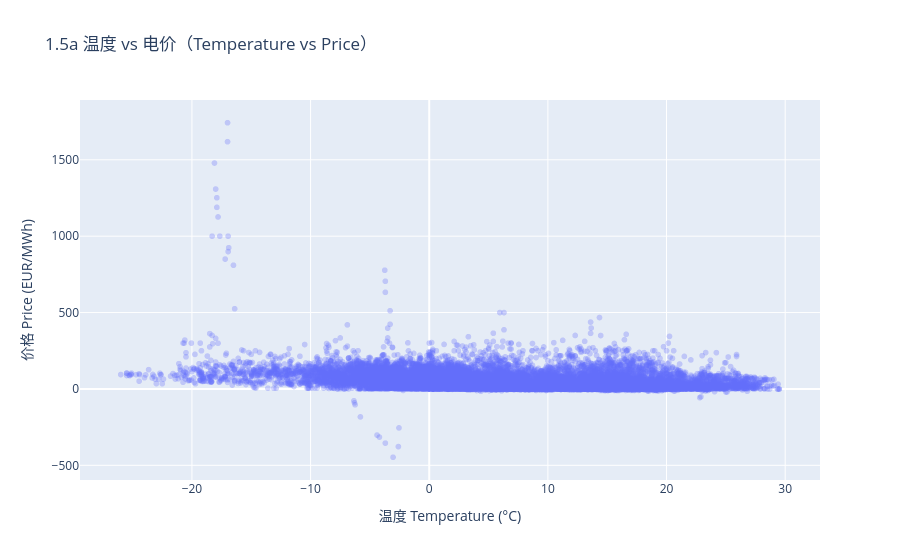
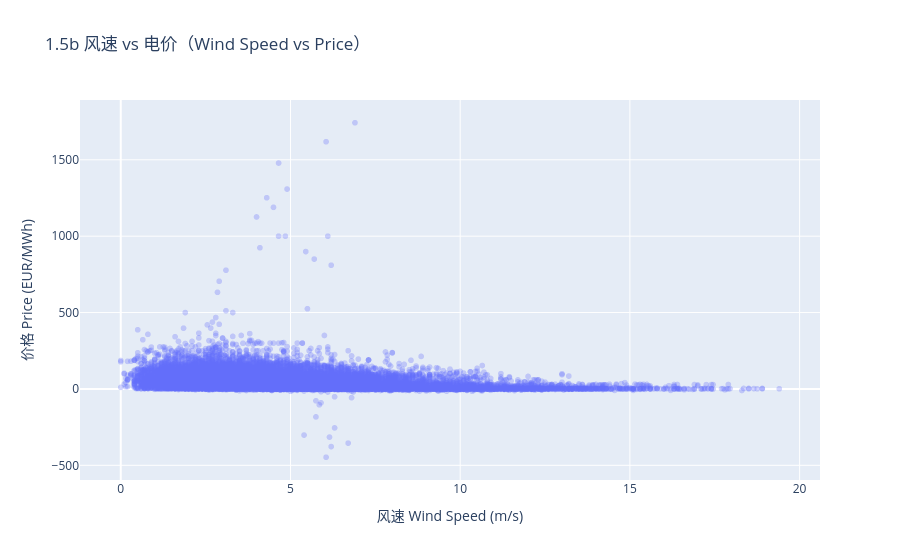

Notebook code cell kept with these figures, in order:
### Markdown cell above
## 1.5 天气 vs 价格（Weather vs Price）

**这是什么图**：散点图（scatter plot）。每个点 = 一个 15 分钟时刻，横轴 = 天气，纵轴 = 价格。

**怎么看**：
- 温度 vs 价格：温度低的时候，价格是不是整体更高？（负相关，negative correlation）
- 风速 vs 价格：风速高的时候，风电多，价格是不是更低？

**为什么重要**：这是"为什么模型要用天气做特征"的直接证据。

> 点太多会糊在一起，所以设置 `opacity=0.3`（半透明）和抽样 2 万行。

### Code cell
sample = df.sample(n=20000, random_state=42)

fig1 = px.scatter(sample, x='temp', y='price', opacity=0.3,
                  title='1.5a 温度 vs 电价（Temperature vs Price）',
                  labels={'temp': '温度 Temperature (°C)', 'price': '价格 Price (EUR/MWh)'})
fig1.show()

fig2 = px.scatter(sample, x='wind_speed', y='price', opacity=0.3,
                  title='1.5b 风速 vs 电价（Wind Speed vs Price）',
                  labels={'wind_speed': '风速 Wind Speed (m/s)', 'price': '价格 Price (EUR/MWh)'})
fig2.show()

### Figure 1 — Plotly figure (JSON) as saved in the notebook; plotly's stock layout.template omitted (floating-point values rounded to 4 significant figures; data arrays with more than 128 entries replaced by an {"elided": "..."} marker saying what was removed)
{"data": [{"hovertemplate": "温度 Temperature (°C)=%{x}<br>价格 Price (EUR/MWh)=%{y}<extra></extra>", "legendgroup": "", "marker": {"color": "#636efa", "opacity": 0.3, "symbol": "circle"}, "mode": "markers", "name": "", "showlegend": false, "type": "scattergl", "x": {"elided": "20000 float values"}, "xaxis": "x", "y": {"elided": "20000 float values"}, "yaxis": "y"}], "layout": {"legend": {"tracegroupgap": 0}, "title": {"text": "1.5a 温度 vs 电价（Temperature vs Price）"}, "xaxis": {"anchor": "y", "domain": [0, 1], "title": {"text": "温度 Temperature (°C)"}}, "yaxis": {"anchor": "x", "domain": [0, 1], "title": {"text": "价格 Price (EUR/MWh)"}}}}

### Figure 2 — Plotly figure (JSON) as saved in the notebook; plotly's stock layout.template omitted (floating-point values rounded to 4 significant figures; data arrays with more than 128 entries replaced by an {"elided": "..."} marker saying what was removed)
{"data": [{"hovertemplate": "风速 Wind Speed (m/s)=%{x}<br>价格 Price (EUR/MWh)=%{y}<extra></extra>", "legendgroup": "", "marker": {"color": "#636efa", "opacity": 0.3, "symbol": "circle"}, "mode": "markers", "name": "", "showlegend": false, "type": "scattergl", "x": {"elided": "20000 float values"}, "xaxis": "x", "y": {"elided": "20000 float values"}, "yaxis": "y"}], "layout": {"legend": {"tracegroupgap": 0}, "title": {"text": "1.5b 风速 vs 电价（Wind Speed vs Price）"}, "xaxis": {"anchor": "y", "domain": [0, 1], "title": {"text": "风速 Wind Speed (m/s)"}}, "yaxis": {"anchor": "x", "domain": [0, 1], "title": {"text": "价格 Price (EUR/MWh)"}}}}
